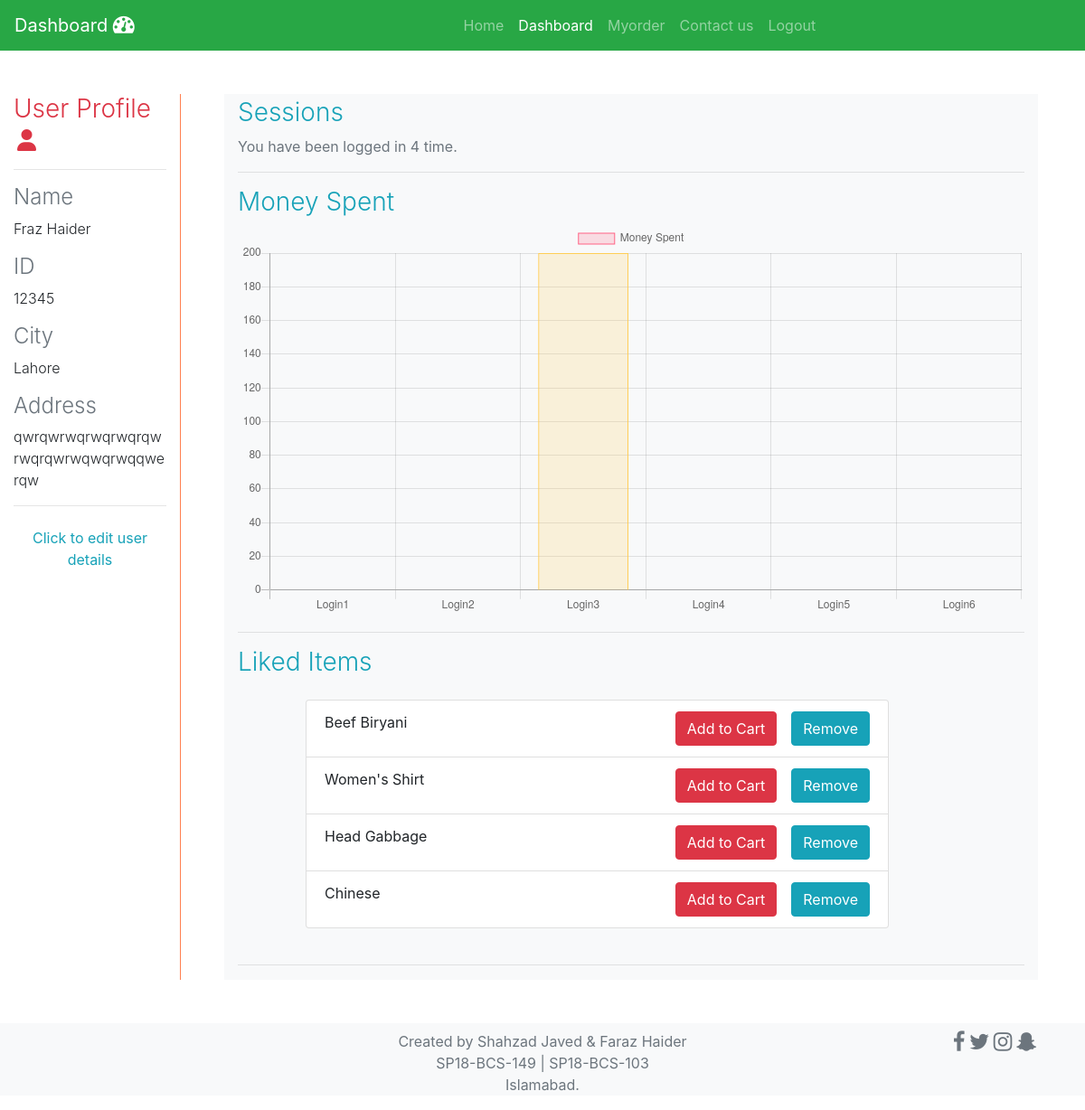
The app's page /Dashboard.php (signed in) with its own data.
### tables this page shows
CREATE TABLE `users` (
  `user_id` int(11) NOT NULL,
  `name` varchar(64) NOT NULL,
  `user_name` varchar(32) NOT NULL,
  `password` varchar(32) NOT NULL,
  `nic` varchar(64) NOT NULL,
  `city` varchar(32) NOT NULL,
  `address` varchar(512) NOT NULL
);

CREATE TABLE `liked` (
  `id` int(11) NOT NULL,
  `user_id` int(11) NOT NULL,
  `item_id` int(11) NOT NULL
);

CREATE TABLE `items` (
  `id` int(11) NOT NULL,
  `item_name` varchar(32) NOT NULL,
  `category` varchar(32) NOT NULL,
  `picture` varchar(32) NOT NULL,
  `price` int(11) NOT NULL
);

### Dashboard.php (the view, shortened to what this page needs)
<?php
include_once("./conn.php");
?>
<!DOCTYPE html>
<html lang="en">
<head>
    <link rel="stylesheet" href="https://maxcdn.bootstrapcdn.com/bootstrap/4.5.0/css/bootstrap.min.css">
</head>
<body>
    <nav class="navbar navbar-expand-lg navbar-dark bg-success static-top">
        <a class="navbar-brand" href="#">Dashboard <i style="font-size:24px" class="fa">&#xf0e4;</i> </a>
        <div class="collapse navbar-collapse" id="navbarResponsive">
            <ul class="navbar-nav offset-4">
                <li class="nav-item">
                    <a class="nav-link" href="index.php">Home</a>
                </li>
                <li id="dashboard" class="nav-item">
                    <a class="nav-link active" href="Dashboard.php">Dashboard</a>
                </li>
                <li id="myorder" class="nav-item">
                    <a class="nav-link" href="myorder.php">Myorder
                    </a>
                </li>
                <li class="nav-item">
                    <a class="nav-link" href="contactus.php">Contact us</a>
                </li>
                <li id="logout" class="nav-item">
                    <a class="nav-link" href="destroy_session.php">Logout</a>
                </li>
            </ul>
        </div>
    </nav>
    <?php
    $sql = "select * from users where user_id = '" . $_SESSION['user_id'] . "'";
    $result = mysqli_query($conn, $sql);
    $num_rows = mysqli_num_rows($result);
    if ($num_rows > 0) {
        while ($row1 = mysqli_fetch_assoc($result)) {
            $name = $row1['name'];
            $nic = $row1['nic'];
            $city = $row1['city'];
            $address = $row1['address'];
        }
    }
    ?>
    <div class="container-fluid">
        <div class="row mt-5">
            <div class="col-12  col-md-2" style="border-right: 1px solid coral">
                <form id="form-1 mb-3 mb-md-0" method="post" action="">
                    <h3 class="font-weight-light text-danger">
                        User Profile <i class='fas fa-user ml-1' style='font-size:24px'></i>
                    </h3>
                    <hr>
                    <h4 class="text-muted font-weight-light mt-3 mt-md-1">
                        Name
                    </h4>
                    <p class="font-weight-light" id="namee"><?php echo $name; ?></p>
                    <h4 class="text-muted font-weight-light mt-3" id="id">
                        ID
                    </h4>
                    <p class="font-weight-light" id="idee">
                        <?php echo $nic; ?>
                    </p>
                    <h4 class="text-muted font-weight-light mt-3">
                        City
                    </h4>
                    <p class="font-weight-light" id="city"><?php echo $city; ?></p>
                    <h4 class="text-muted font-weight-light mt-3">
                        Address
                    </h4>
                    <p class="font-weight-light" id="address" style="word-wrap: break-word;">
                        <?php echo $address; ?>
                    </p>
                    <hr>
                </form>
                <p class="text-info" id="para1"><button class="btn text-info">Click to edit user details</button></p>
            </div>
            <div class="col-12 col-md-9 mt-2 mt-md-0 bg-light ml-md-5">
                <h3 class="text-info font-weight-light mt-4 mt-md-1">
                    Sessions
                </h3>
                <?php
                $query = "SELECT COUNT(id) as sessions FROM session where user_id='" . $_SESSION['user_id'] . "' ";
                $result = mysqli_query($conn, $query);
                $row1 = mysqli_fetch_assoc($result);
                $sessions = $row1['sessions'];
                ?>
                <p class="text-muted">You have been logged in <span><?php echo $sessions; ?></span> time.</p>
                <hr>
                <h3 class="text-info font-weight-light mt-1">
                    Money Spent
                </h3>
                <div class="chart">
                    <canvas id="myChart"></canvas>
                </div>
                <hr>
                <h3 class="text-info font-weight-light">
                    Liked Items
                </h3>
                <div class="row">
                    <div class="col-12 col-sm-12 col-md-9 offset-md-1 mt-3">
                        <ul class="list-group">
                            <?php
                            $sql = "select item_id from liked where user_id = '" . $_SESSION['user_id'] . "'";
                            $result = mysqli_query($conn, $sql);
                            $num_rows = mysqli_num_rows($result);
                            $items = array();
                            if ($num_rows > 0) {
                                while ($row1 = mysqli_fetch_assoc($result)) {
                                    $item_id = $row1['item_id'];
                                    $sql1 = "select item_name from items where id = '" . $item_id . "'";
                                    $result1 = mysqli_query($conn, $sql1);
                                    $row = mysqli_fetch_assoc($result1);
                                    $item_name = $row['item_name'];
                                    if (in_array($item_id, $items)) {
                                        $input = '<button class="btn btn-danger float-right mr-sm-3" style="background-color:green">Added to Cart</button>';
                                    } else {
                                        $input = '<button onClick="Order(' . $item_id . ',' . $_SESSION['user_id'] . ')" class="btn btn-danger float-right mr-sm-3">Add to Cart</button>';
                                    }
                                    echo '
                                    <li class="list-group-item"><span>' . $item_name . '</span>
                                        <button onClick="remove(' . $item_id . ',' . $_SESSION['user_id'] . ')" class="btn btn-info float-right ">Remove</button>
                                        ' . $input . '
                                    </li>
                                    ';
                                }
                            }
                            ?>
                        </ul>
                    </div>
                </div>
                <br>
                <hr>
            </div>
        </div>
        <div class="row text-muted text-center bg-light mt-5 mb-3">
            <div class="col-4 offset-4 text-muted text-center mt-2">
                Created by Shahzad Javed &amp; Faraz Haider <br>
                SP18-BCS-149 | SP18-BCS-103<br>
                Islamabad.
            </div>
            <div class="col-2 offset-2 mt-2">
                <i style="font-size:24px" class="fa" aria-hidden="true"></i>
                <i style="font-size:24px" class="fa" aria-hidden="true"></i>
                <i style="font-size:24px" class="fa" aria-hidden="true"></i>
                <i style="font-size:24px" class="fa" aria-hidden="true"></i>
            </div>
        </div>
    </div>
    <link rel="stylesheet" href="https://cdnjs.cloudflare.com/ajax/libs/font-awesome/4.7.0/css/font-awesome.min.css">
    <?php
    $sql = "SELECT money_spent from session where user_id = '" . $_SESSION['user_id'] . "' ";
    $result1 = mysqli_query($conn, $sql);
    $num_rows1 = mysqli_num_rows($result1);
    $data = "[";
    if ($num_rows1 > 0) {
        while ($row2 = mysqli_fetch_assoc($result1)) {
            $data = $data . $row2['money_spent'] . ",";
        }
        $data = $data . "]";
    }
    $data = substr($data, 0, strlen($data) - 2) . "]";
    ?>
    <script>
        var ctx = $('#myChart')[0].getContext('2d');
        var myChart = new Chart(ctx, {
            type: 'bar',
            data: {
                labels: ['Login1', 'Login2', 'Login3', 'Login4', 'Login5', 'Login6'], // login details chart.js ['Login1', 'Login2', 'Login3', 'Login4', 'Login5', 'Login6']
                datasets: [{
                    label: 'Money Spent',
                    data: <?php echo $data; ?>, //Data [400, 600, 900, 200, 450, 560]
                    backgroundColor: [
                        'rgba(255, 99, 132, 0.2)',
                        'rgba(54, 162, 235, 0.2)',
                        'rgba(255, 206, 86, 0.2)',
                        'rgba(75, 192, 192, 0.2)',
                        'rgba(153, 102, 255, 0.2)',
                        'rgba(255, 159, 64, 0.2)'
                    ],
                    borderColor: [
                        'rgba(255, 99, 132, 1)',
                        'rgba(54, 162, 235, 1)',
                        'rgba(255, 206, 86, 1)',
                        'rgba(75, 192, 192, 1)',
                        'rgba(153, 102, 255, 1)',
                        'rgba(255, 159, 64, 1)'
                    ],
                    borderWidth: 1
                }]
            },
            options: {
                scales: {
                    yAxes: [{
                        ticks: {
                            beginAtZero: true
                        }
                    }]
                }
            }
        });
        function remove(itemid, userid) {
            $.ajax({
                    type: 'POST',
                    url: 'update.php',
                    data: {
                        delete_like_item: itemid,
                        delete_like_user: userid
                    },
                })
                .done(function(data) {
                    //alert(data);
                    window.reload();
                });
        }
        function Order(itemid, userid) {
            $.ajax({
                type: 'POST',
                url: 'update.php',
                data: {
                    add_cart_item: itemid,
                    add_cart_user: userid
                },
            }).done(function(data) {
                //alert(data);
                window.location.reload();
            });
        }
    </script>
</body>
</html>

### records on screen
users: name "Fraz Haider", nic "12345", city "Lahore", address "qwrqwrwqrwqrwqrqwrwqrqwrwqwqrwqqwerqw"
liked: item.item_name "Beef Biryani"
liked: item.item_name "Women's Shirt"
liked: item.item_name "Head Gabbage"
liked: item.item_name "Chinese"

### other values on screen
$sessions "4"
chart data {{ $data }} [0,0,200,0]
